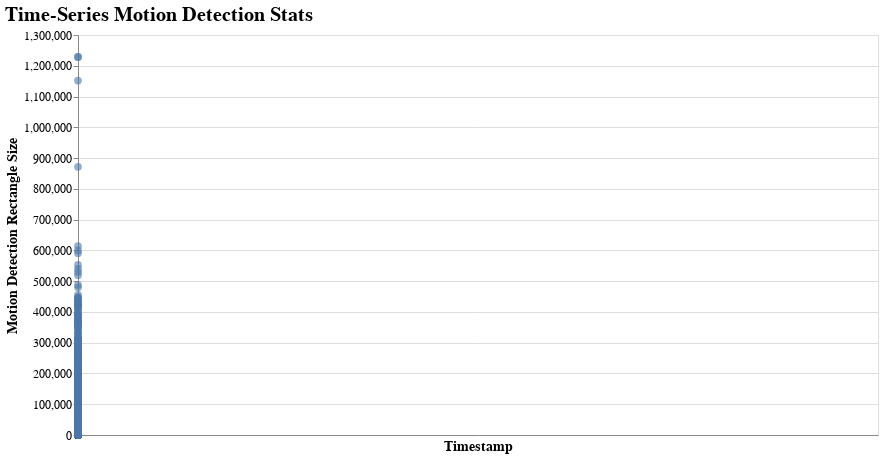

The cell this chart's notebook holds for it:
### Code cell
chart = render_motion_stats_graph(stats_csv_path="motion_stats/motion_stats_raw_2024-07-15_21-04-35.mp4")
chart.show()

### Figure 1 — Vega specification as saved in the notebook (floating-point values rounded to 4 significant figures; data arrays with more than 128 entries replaced by an {"elided": "..."} marker saying what was removed)
{"$schema": "https://vega.github.io/schema/vega/v5.json", "data": [{"name": "source_0", "values": {"elided": "18053 records"}, "transform": [{"type": "formula", "expr": "toDate(datum['timestamp'])", "as": "timestamp"}]}, {"name": "data_0", "values": {"elided": "18053 records"}, "transform": [{"type": "formula", "expr": "toDate(datum['timestamp'])", "as": "timestamp"}]}], "marks": [{"type": "line", "name": "layer_0_marks", "from": {"data": "source_0"}, "sort": {"field": "datum[\"timestamp\"]"}, "encode": {"update": {"tooltip": {"signal": "{\"timestamp\": timeFormat(datum[\"timestamp\"], '%b %d, %Y'), \"rectangle_size\": format(datum[\"rectangle_size\"], \"\")}"}, "stroke": {"value": "#4c78a8"}, "x": {"field": "timestamp", "scale": "x"}, "y": {"field": "rectangle_size", "scale": "y"}, "defined": {"signal": "isValid(datum[\"timestamp\"]) && isFinite(+datum[\"timestamp\"]) && isValid(datum[\"rectangle_size\"]) && isFinite(+datum[\"rectangle_size\"])"}}}, "style": ["line"]}, {"type": "symbol", "name": "layer_1_marks", "from": {"data": "data_0"}, "encode": {"update": {"fill": {"value": "#4c78a8"}, "opacity": {"value": 1}, "y": {"field": "rectangle_size", "scale": "y"}, "tooltip": {"signal": "{\"timestamp\": timeFormat(datum[\"timestamp\"], '%b %d, %Y'), \"rectangle_size\": format(datum[\"rectangle_size\"], \"\")}"}, "x": {"field": "timestamp", "scale": "x"}}}, "style": ["point"]}], "scales": [{"name": "x", "type": "time", "domain": {"fields": [{"data": "source_0", "field": "timestamp"}, {"data": "data_0", "field": "timestamp"}]}, "range": [0, {"signal": "width"}]}, {"name": "y", "type": "linear", "domain": {"fields": [{"data": "source_0", "field": "rectangle_size"}, {"data": "data_0", "field": "rectangle_size"}]}, "range": [{"signal": "height"}, 0], "zero": true, "nice": true}], "axes": [{"scale": "x", "grid": true, "labels": false, "gridScale": "y", "maxExtent": 0, "orient": "bottom", "minExtent": 0, "ticks": false, "tickCount": {"signal": "ceil(width/40)"}, "aria": false, "domain": false, "zindex": 0}, {"scale": "y", "gridScale": "x", "grid": true, "minExtent": 0, "labels": false, "tickCount": {"signal": "ceil(height/40)"}, "orient": "left", "maxExtent": 0, "domain": false, "zindex": 0, "aria": false, "ticks": false}, {"scale": "x", "zindex": 0, "grid": false, "orient": "bottom", "title": "Timestamp", "labelFlush": true, "tickCount": {"signal": "ceil(width/40)"}, "labelOverlap": true}, {"scale": "y", "tickCount": {"signal": "ceil(height/40)"}, "labelOverlap": true, "orient": "left", "title": "Motion Detection Rectangle Size", "grid": false, "zindex": 0}], "title": {"text": "Time-Series Motion Detection Stats", "anchor": "start"}, "width": 800, "padding": 5, "background": "white", "height": 400, "config": {"axis": {"labelFontSize": 12, "titleFontSize": 14}, "style": {"point": {"fillOpacity": 0.6, "size": 60}, "group-title": {"fontSize": 20, "fill": "black"}}}, "style": "cell"}
